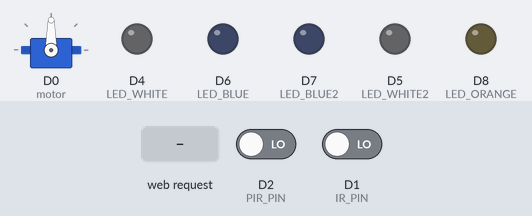
Simulated run of this sketch. Board: ESP8266 (NodeMCU). On the bench: servo, output pins drawn as LEDs (lit = HIGH). Inputs (shaded band) come from the test bench; at power-on: D1 (IR_PIN) LOW, D2 (PIR_PIN) LOW. WiFi joins after 1.5 s; servers stay silent unless stated; what the sketch prints to the serial monitor is not drawn.

Above: at 3.2 s.
3.3 s: D1 (IR_PIN) driven HIGH
5.6 s: D2 (PIR_PIN) driven HIGH
At 6.1 s:
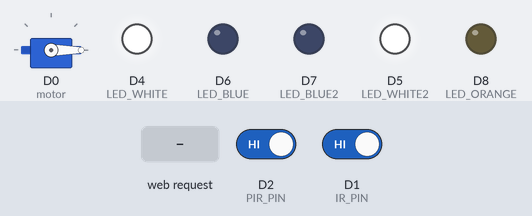
7.1 s: HTTP request GET /led_blue/on received
At 8.3 s:
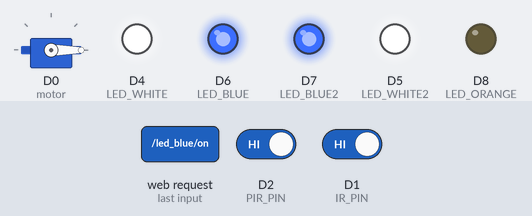
8.6 s: HTTP request GET /led_orange/on received
At 9.6 s:
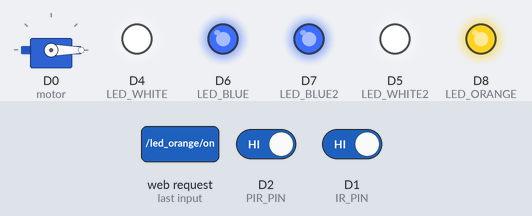
10.1 s: HTTP request GET /led_blue/off received
At 10.7 s:
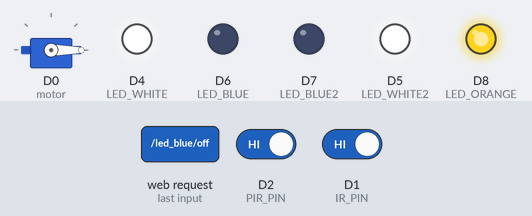
11.6 s: D1 (IR_PIN) driven LOW
At 12.7 s:
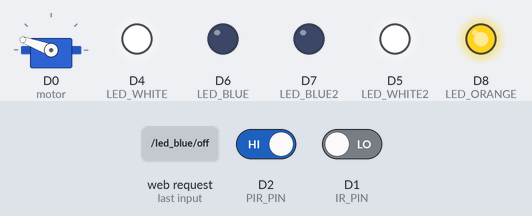
Timing chart, 0 to 14.6 s (numbered marks = the images above; inputs shaded):
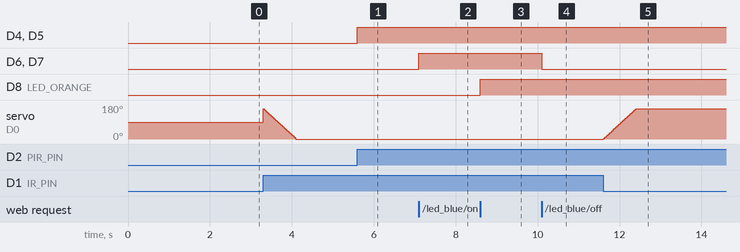

The sketch:

Home_Automation.ino
```cpp
#include <Servo.h>
#include <ESP8266WiFi.h>
#include <ESP8266WebServer.h>

// Pin Definitions
#define IR_PIN D1
#define PIR_PIN D2
#define LED_WHITE D4    // white
#define LED_WHITE2 D5   // white
#define LED_BLUE D6     // blue
#define LED_BLUE2 D7    // blue
#define LED_ORANGE D8   // orange

Servo motor;

// Network Credentials
const char* ssid = "WiFi - SSID"; //Replace with your Connection Name (SSID)
const char* password = "WiFi - Password"; //Replace with your Connection Password

// Web server instance
ESP8266WebServer server(80);

// State Variables
bool doorOpen = false;  // Door state
int prevSensorState = 0; // Previous IR sensor state
unsigned long previousMillis = 0; // Last motion detection time
const long interval = 5000; // Delay for lights
bool pirControlEnabled = true; // Enable/disable PIR-based control
bool whiteLightOn = false;    // White light state


void setup() {
  motor.attach(D0);

  pinMode(IR_PIN, INPUT);
  pinMode(PIR_PIN, INPUT);
  pinMode(LED_WHITE, OUTPUT);
  pinMode(LED_WHITE2, OUTPUT);
  pinMode(LED_BLUE, OUTPUT);
  pinMode(LED_BLUE2, OUTPUT);
  pinMode(LED_ORANGE, OUTPUT);

  digitalWrite(LED_WHITE, LOW);
  digitalWrite(LED_WHITE2, LOW);
  digitalWrite(LED_BLUE, LOW);
  digitalWrite(LED_BLUE2, LOW);
  digitalWrite(LED_ORANGE, LOW);

  // Setup Wi-Fi
  Serial.begin(115200);
  WiFi.begin(ssid, password);

  while (WiFi.status() != WL_CONNECTED) {
    delay(1000);
    Serial.println("Connecting to Wi-Fi...");
  }
  Serial.println("Connected!");
  Serial.println(WiFi.localIP());

  // Define HTTP routes
  server.on("/led_white/on", []() {
    whiteLightOn = true; // Mark white light as ON
    pirControlEnabled = false; // Disable PIR control
    digitalWrite(LED_WHITE, HIGH);
    digitalWrite(LED_WHITE2, HIGH);
    server.send(200, "text/plain", "White LEDs ON");
  });

  server.on("/led_white/off", []() {
    whiteLightOn = false; // Mark white light as OFF
    pirControlEnabled = true; // Enable PIR control
    digitalWrite(LED_WHITE, LOW);
    digitalWrite(LED_WHITE2, LOW);
    server.send(200, "text/plain", "White LEDs OFF");
  });

  server.on("/led_blue/on", []() {
    digitalWrite(LED_BLUE, HIGH);
    digitalWrite(LED_BLUE2, HIGH);
    server.send(200, "text/plain", "Blue LEDs ON");
  });

  server.on("/led_blue/off", []() {
    digitalWrite(LED_BLUE, LOW);
    digitalWrite(LED_BLUE2, LOW);
    server.send(200, "text/plain", "Blue LEDs OFF");
  });

  server.on("/led_orange/on", []() {
    digitalWrite(LED_ORANGE, HIGH);
    server.send(200, "text/plain", "Orange LED ON");
  });

  server.on("/led_orange/off", []() {
    digitalWrite(LED_ORANGE, LOW);
    server.send(200, "text/plain", "Orange LED OFF");
  });

  server.on("/door/open", []() {
    if (!doorOpen) {
      for (int pos = 0; pos <= 160; pos++) {
        motor.write(pos);
        delay(5);
      }
      doorOpen = true;
      server.send(200, "text/plain", "Door Opened");
    } else {
      server.send(200, "text/plain", "Door is already open");
    }
  });

  server.on("/door/close", []() {
    if (doorOpen) {
      for (int pos = 160; pos >= 0; pos--) {
        motor.write(pos);
        delay(5);
      }
      doorOpen = false;
      server.send(200, "text/plain", "Door Closed");
    } else {
      server.send(200, "text/plain", "Door is already closed");
    }
  });

  server.begin();
  Serial.println("HTTP server started");
}

void loop() {
  server.handleClient();

    // IR Sensor - Servo Motor Controll
  int ir_Sensor = digitalRead(IR_PIN);

  if (ir_Sensor == HIGH && prevSensorState == LOW) {
    for (int pos = 160; pos >= 0; pos--) {
      motor.write(pos);
      delay(5);
    }
  } else if (ir_Sensor == LOW && prevSensorState == HIGH) {
    for (int pos = 0; pos <= 160; pos++) {
      motor.write(pos);
      delay(5);
    }
    delay(3000);
  }

  prevSensorState = ir_Sensor;

  // PIR Sensor - Turn lights on/off based on motion
    if (pirControlEnabled && !whiteLightOn) { // Only process PIR logic if enabled
        int pir_Sensor = digitalRead(PIR_PIN);
        unsigned long currentMillis = millis();

        if (pir_Sensor == HIGH) {
            digitalWrite(LED_WHITE, HIGH);
            digitalWrite(LED_WHITE2, HIGH);
            previousMillis = currentMillis;
        }

        if (currentMillis - previousMillis >= interval) {
            digitalWrite(LED_WHITE, LOW);
            digitalWrite(LED_WHITE2, LOW);
        }
    }


}
```

Measured:
- after the input at 5.6 s, D4 (LED_WHITE), D5 (LED_WHITE2): LOW → HIGH at once
- after the input at 7.1 s, D6 (LED_BLUE), D7 (LED_BLUE2): LOW → HIGH at once
- after the input at 8.6 s, D8 (LED_ORANGE): LOW → HIGH at once
- after the input at 10.1 s, D6 (LED_BLUE), D7 (LED_BLUE2): HIGH → LOW at once
- after the input at 11.6 s, servo on D0 (motor): moves from 0° to 160° over 0.80 s, starting at once
